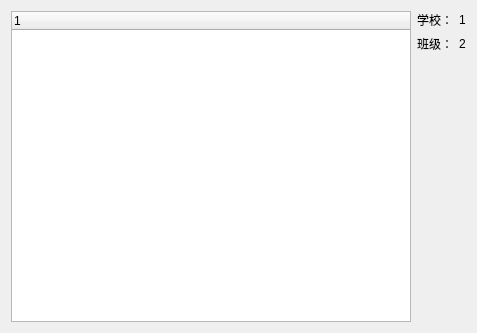
<?xml version="1.0" encoding="UTF-8"?>
<ui version="4.0">
 <class>Widget</class>
 <widget class="QWidget" name="Widget">
  <property name="geometry">
   <rect>
    <x>0</x>
    <y>0</y>
    <width>477</width>
    <height>333</height>
   </rect>
  </property>
  <property name="windowTitle">
   <string>Widget</string>
  </property>
  <layout class="QHBoxLayout" name="horizontalLayout_3">
   <item>
    <widget class="QTreeWidget" name="treeWidget">
     <column>
      <property name="text">
       <string notr="true">1</string>
      </property>
     </column>
    </widget>
   </item>
   <item>
    <layout class="QVBoxLayout" name="verticalLayout">
     <item>
      <layout class="QHBoxLayout" name="horizontalLayout">
       <item>
        <widget class="QLabel" name="Label">
         <property name="text">
          <string>学校：</string>
         </property>
        </widget>
       </item>
       <item>
        <widget class="QLabel" name="schLabel">
         <property name="text">
          <string>1</string>
         </property>
        </widget>
       </item>
      </layout>
     </item>
     <item>
      <layout class="QHBoxLayout" name="horizontalLayout_2">
       <item>
        <widget class="QLabel" name="Label_2">
         <property name="text">
          <string>班级：</string>
         </property>
        </widget>
       </item>
       <item>
        <widget class="QLabel" name="classLabel">
         <property name="text">
          <string>2</string>
         </property>
        </widget>
       </item>
      </layout>
     </item>
     <item>
      <spacer name="verticalSpacer">
       <property name="orientation">
        <enum>Qt::Vertical</enum>
       </property>
       <property name="sizeHint" stdset="0">
        <size>
         <width>20</width>
         <height>40</height>
        </size>
       </property>
      </spacer>
     </item>
    </layout>
   </item>
  </layout>
 </widget>
 <layoutdefault spacing="6" margin="11"/>
 <resources/>
 <connections/>
</ui>
